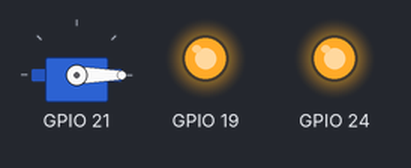
The program below on a simulated Raspberry Pi (BCM pin numbers). Parts: servo, output pins drawn as LEDs (lit = HIGH). Servo angles are drawn from the pulse width (0.5 ms = 0°, 2.5 ms = 180°); pins used as bus, display or sensor lines are not drawn; what the program prints to the terminal is not drawn. At 5.0 s the program stops and its outputs stay as they are.

Above: at 0.05 s.
At 1.0 s:
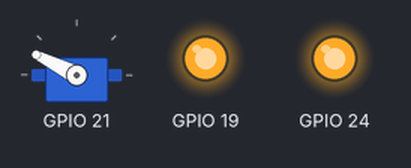
Timing chart, 0 to 3.0 s (numbered marks = the images above):
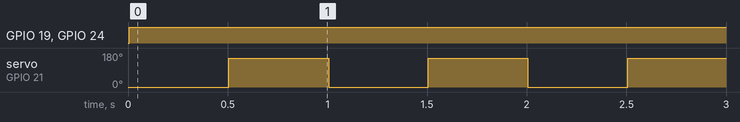

The program:

pigpio_servo_move.py
```python
#! /usr/bin/env python
# -*- coding: utf-8 -*-
from time import sleep
import pigpio
import sys

pi = pigpio.pi()

pi.set_mode(19, pigpio.OUTPUT) #GPIO 19 as output SDI
pi.set_mode(23, pigpio.OUTPUT) #GPIO 23 as output CLK
pi.set_mode(24, pigpio.OUTPUT) #GPIO 24 as output LATCH

pi.write(24, 0) #as LATCH Low
print (pi.read(24))

pi.write(19, 1) #as h
pi.write(23, 1)
pi.write(23, 0)

pi.write(19, 1) #as g
pi.write(23, 1)
pi.write(23, 0)

pi.write(19, 1) #as f
pi.write(23, 1)
pi.write(23, 0)

pi.write(19, 1) #as e
pi.write(23, 1)
pi.write(23, 0)

pi.write(19, 1) #as d
pi.write(23, 1)
pi.write(23, 0)

pi.write(19, 0) #as c
pi.write(23, 1)
pi.write(23, 0)

pi.write(19, 0) #as b
pi.write(23, 1)
pi.write(23, 0)

pi.write(19, 1) #as a
pi.write(23, 1)
pi.write(23, 0)

pi.write(24, 1) #as LATCH HIGH

print (pi.read(24))
print ("abcd efgh")
print ("1001 1111 as [E.]")
for num in range(5):
    pi.set_servo_pulsewidth(21,500)
    sleep(0.5)
    pi.set_servo_pulsewidth(21,2200)
    sleep(0.5)
print ("Bar move")

sys.exit(0)
```

Measured:
- by itself, GPIO 19, GPIO 24: LOW → HIGH at 0.01 s
- by itself, servo on GPIO 21: alternates 153° for 0.50 s and 0° for 0.50 s, 9 changes in all, then stays 153°
